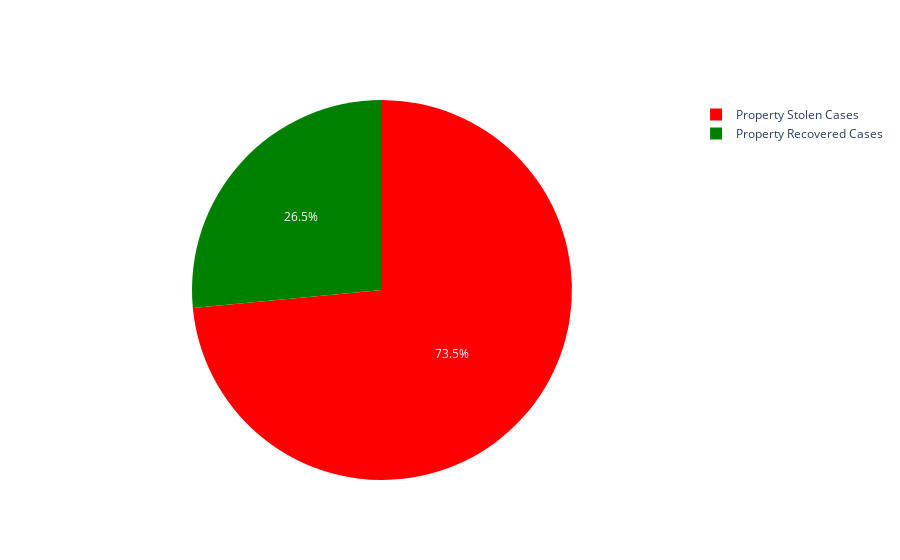

The code cell stored with this chart in its notebook:
### Markdown cell above
### Property stolen vs recovered <a class="anchor" id="section_4_3"></a>

### Code cell
prop_theft_recovered = prop_theft['Cases_Property_Recovered'].sum()
prop_theft_stolen = prop_theft['Cases_Property_Stolen'].sum()

prop_group = ['Property Stolen Cases','Property Recovered Cases']
prop_vals = [prop_theft_stolen,prop_theft_recovered]

colors = ['red','green']

fig = go.Figure(data=[go.Pie(labels=prop_group, values=prop_vals,sort=False,
                            marker=dict(colors=colors),textfont_size=12)])

fig.show()

### Figure 1 — Plotly figure (JSON) as saved in the notebook; plotly's stock layout.template omitted (floating-point values rounded to 4 significant figures)
{"data": [{"labels": ["Property Stolen Cases", "Property Recovered Cases"], "marker": {"colors": ["red", "green"]}, "sort": false, "textfont": {"size": 12}, "type": "pie", "values": [8374162, 3019353]}], "layout": {"autosize": true}}
